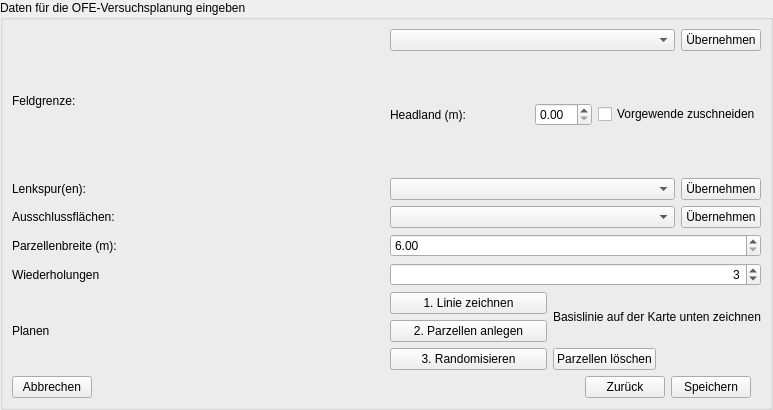
             <widget class="QWidget" name="scrollAreaWidgetContents_tab_2">
              <property name="geometry">
               <rect>
                <x>0</x>
                <y>0</y>
                <width>773</width>
                <height>410</height>
               </rect>
              </property>
              <layout class="QVBoxLayout" name="verticalLayout_tab_2_contents">
               <property name="leftMargin">
                <number>0</number>
               </property>
               <property name="topMargin">
                <number>0</number>
               </property>
               <property name="rightMargin">
                <number>0</number>
               </property>
               <property name="bottomMargin">
                <number>0</number>
               </property>
               <item>
                <widget class="QGroupBox" name="groupBox_Daten">
                 <property name="title">
                  <string>Daten für die OFE-Versuchsplanung eingeben</string>
                 </property>
                 <layout class="QVBoxLayout" name="verticalLayout_4">
                  <item>
                   <layout class="QHBoxLayout" name="horizontalLayout_10">
                    <item>
                     <widget class="QLabel" name="label">
                      <property name="sizePolicy">
                       <sizepolicy hsizetype="Expanding" vsizetype="Expanding">
                        <horstretch>0</horstretch>
                        <verstretch>0</verstretch>
                       </sizepolicy>
                      </property>
                      <property name="text">
                       <string>Feldgrenze:</string>
                      </property>
                      <property name="alignment">
                       <set>Qt::AlignLeading|Qt::AlignLeft|Qt::AlignVCenter</set>
                      </property>
                     </widget>
                    </item>
                    <item>
                     <layout class="QVBoxLayout" name="verticalLayout_5">
                      <item>
                       <layout class="QHBoxLayout" name="horizontalLayout_11">
                        <item>
                         <widget class="QgsMapLayerComboBox" name="mapLayerComboBox_Feldgrenze">
                          <property name="currentIndex">
                           <number>-1</number>
                          </property>
                          <property name="allowEmptyLayer" stdset="0">
                           <bool>true</bool>
                          </property>
                         </widget>
                        </item>
                        <item>
                         <widget class="QPushButton" name="btn_feldgrenze_laden">
                          <property name="sizePolicy">
                           <sizepolicy hsizetype="Fixed" vsizetype="Fixed">
                            <horstretch>0</horstretch>
                            <verstretch>0</verstretch>
                           </sizepolicy>
                          </property>
                          <property name="text">
                           <string>Übernehmen</string>
                          </property>
                         </widget>
                        </item>
                       </layout>
                      </item>
                      <item>
                       <layout class="QHBoxLayout" name="horizontalLayout_12">
                        <item>
                         <widget class="QLabel" name="label_3">
                          <property name="sizePolicy">
                           <sizepolicy hsizetype="Expanding" vsizetype="Expanding">
                            <horstretch>0</horstretch>
                            <verstretch>0</verstretch>
                           </sizepolicy>
                          </property>
                          <property name="minimumSize">
                           <size>
                            <width>100</width>
                            <height>0</height>
                           </size>
                          </property>
                          <property name="text">
                           <string>Headland (m):</string>
                          </property>
                          <property name="alignment">
                           <set>Qt::AlignLeading|Qt::AlignLeft|Qt::AlignVCenter</set>
                          </property>
                         </widget>
                        </item>
                        <item>
                         <widget class="QDoubleSpinBox" name="num_vorgewende"/>
                        </item>
                        <item>
                         <widget class="QCheckBox" name="checkbox_vorgewende">
                          <property name="text">
                           <string>Vorgewende zuschneiden</string>
                          </property>
                         </widget>
                        </item>
                       </layout>
                      </item>
                     </layout>
                    </item>
                   </layout>
                  </item>
                  <item>
                   <layout class="QHBoxLayout" name="horizontalLayout_17">
                    <item>
                     <widget class="QLabel" name="label_4">
                      <property name="text">
                       <string>Lenkspur(en):</string>
                      </property>
                      <property name="alignment">
                       <set>Qt::AlignLeading|Qt::AlignLeft|Qt::AlignVCenter</set>
                      </property>
                     </widget>
                    </item>
                    <item>
                     <layout class="QHBoxLayout" name="horizontalLayout_20">
                      <item>
                       <widget class="QgsMapLayerComboBox" name="mapLayerComboBox_Lenkspur">
                        <property name="currentIndex">
                         <number>-1</number>
                        </property>
                        <property name="allowEmptyLayer" stdset="0">
                         <bool>true</bool>
                        </property>
                       </widget>
                      </item>
                      <item>
                       <widget class="QPushButton" name="btn_lenkspuren_laden">
                        <property name="sizePolicy">
                         <sizepolicy hsizetype="Fixed" vsizetype="Fixed">
                          <horstretch>0</horstretch>
                          <verstretch>0</verstretch>
                         </sizepolicy>
                        </property>
                        <property name="text">
                         <string>Übernehmen</string>
                        </property>
                       </widget>
                      </item>
                     </layout>
                    </item>
                   </layout>
                  </item>
                  <item>
                   <layout class="QHBoxLayout" name="horizontalLayout_13">
                    <item>
                     <widget class="QLabel" name="label_5">
                      <property name="text">
                       <string>Ausschlussflächen:</string>
                      </property>
                      <property name="alignment">
                       <set>Qt::AlignLeading|Qt::AlignLeft|Qt::AlignVCenter</set>
                      </property>
                     </widget>
                    </item>
                    <item>
                     <layout class="QHBoxLayout" name="horizontalLayout_14">
                      <item>
                       <widget class="QgsMapLayerComboBox" name="mapLayerComboBox_AF">
                        <property name="currentIndex">
                         <number>-1</number>
                        </property>
                        <property name="allowEmptyLayer" stdset="0">
                         <bool>true</bool>
                        </property>
                       </widget>
                      </item>
                      <item>
                       <widget class="QPushButton" name="btn_af_laden">
                        <property name="sizePolicy">
                         <sizepolicy hsizetype="Fixed" vsizetype="Fixed">
                          <horstretch>0</horstretch>
                          <verstretch>0</verstretch>
                         </sizepolicy>
                        </property>
                        <property name="text">
                         <string>Übernehmen</string>
                        </property>
                       </widget>
                      </item>
                     </layout>
                    </item>
                   </layout>
                  </item>
                  <item>
                   <layout class="QHBoxLayout" name="horizontalLayout_15">
                    <item>
                     <widget class="QLabel" name="label_21">
                      <property name="text">
                       <string>Parzellenbreite (m):</string>
                      </property>
                      <property name="alignment">
                       <set>Qt::AlignLeading|Qt::AlignLeft|Qt::AlignVCenter</set>
                      </property>
                     </widget>
                    </item>
                    <item>
                     <widget class="QDoubleSpinBox" name="num_parzellenbreite">
                      <property name="minimum">
                       <double>6.000000000000000</double>
                      </property>
                     </widget>
                    </item>
                   </layout>
                  </item>
                  <item>
                   <layout class="QHBoxLayout" name="horizontalLayout_16">
                    <item>
                     <widget class="QLabel" name="label_23">
                      <property name="text">
                       <string>Wiederholungen</string>
                      </property>
                      <property name="alignment">
                       <set>Qt::AlignLeading|Qt::AlignLeft|Qt::AlignVCenter</set>
                      </property>
                     </widget>
                    </item>
                    <item>
                     <widget class="QSpinBox" name="int_wiederholungen">
                      <property name="alignment">
                       <set>Qt::AlignRight|Qt::AlignTrailing|Qt::AlignVCenter</set>
                      </property>
                      <property name="minimum">
                       <number>1</number>
                      </property>
                      <property name="maximum">
                       <number>90</number>
                      </property>
                      <property name="value">
                       <number>3</number>
                      </property>
                     </widget>
                    </item>
                   </layout>
                  </item>
                  <item>
                   <layout class="QHBoxLayout" name="horizontalLayout_19">
                    <item>
                     <widget class="QLabel" name="label_24">
                      <property name="text">
                       <string>Planen</string>
                      </property>
                      <property name="alignment">
                       <set>Qt::AlignLeading|Qt::AlignLeft|Qt::AlignVCenter</set>
                      </property>
                     </widget>
                    </item>
                    <item>
                     <layout class="QHBoxLayout" name="horizontalLayout_18">
                      <item>
                       <layout class="QVBoxLayout" name="verticalLayout_6">
                        <item>
                         <widget class="QPushButton" name="btn_linieziehen">
                          <property name="text">
                           <string>1. Linie zeichnen</string>
                          </property>
                         </widget>
                        </item>
                        <item>
                         <widget class="QPushButton" name="btn_parzellenanlegen">
                          <property name="text">
                           <string>2. Parzellen anlegen</string>
                          </property>
                         </widget>
                        </item>
                        <item>
                         <widget class="QPushButton" name="btn_randomisieren">
                          <property name="text">
                           <string>3. Randomisieren</string>
                          </property>
                         </widget>
                        </item>
                       </layout>
                      </item>
                      <item>
                       <layout class="QVBoxLayout" name="verticalLayout_7">
                        <item>
                         <widget class="QLabel" name="label_25">
                          <property name="text">
                           <string>Basislinie auf der Karte unten zeichnen</string>
                          </property>
                          <property name="alignment">
                           <set>Qt::AlignLeading|Qt::AlignLeft|Qt::AlignVCenter</set>
                          </property>
                         </widget>
                        </item>
                        <item>
                         <widget class="QPushButton" name="btn_parzellenloeschen">
                          <property name="sizePolicy">
                           <sizepolicy hsizetype="Fixed" vsizetype="Fixed">
                            <horstretch>0</horstretch>
                            <verstretch>0</verstretch>
                           </sizepolicy>
                          </property>
                          <property name="text">
                           <string>Parzellen löschen</string>
                          </property>
                         </widget>
                        </item>
                       </layout>
                      </item>
                     </layout>
                    </item>
                   </layout>
                  </item>
                  <item>
                   <layout class="QHBoxLayout" name="horizontalLayout_8">
                    <property name="rightMargin">
                     <number>10</number>
                    </property>
                    <item>
                     <widget class="QPushButton" name="btn_exit_t2">
                      <property name="sizePolicy">
                       <sizepolicy hsizetype="Fixed" vsizetype="Fixed">
                        <horstretch>0</horstretch>
                        <verstretch>0</verstretch>
                       </sizepolicy>
                      </property>
                      <property name="layoutDirection">
                       <enum>Qt::LeftToRight</enum>
                      </property>
                      <property name="text">
                       <string>Abbrechen</string>
                      </property>
                     </widget>
                    </item>
                    <item>
                     <spacer name="horizontalSpacer_2">
                      <property name="orientation">
                       <enum>Qt::Horizontal</enum>
                      </property>
                      <property name="sizeHint" stdset="0">
                       <size>
                        <width>40</width>
                        <height>20</height>
                       </size>
                      </property>
                     </spacer>
                    </item>
                    <item>
                     <widget class="QPushButton" name="btn_back_t2">
                      <property name="text">
                       <string>Zurück</string>
                      </property>
                     </widget>
                    </item>
                    <item>
                     <widget class="QPushButton" name="btn_save_t2">
                      <property name="sizePolicy">
                       <sizepolicy hsizetype="Fixed" vsizetype="Fixed">
                        <horstretch>0</horstretch>
                        <verstretch>0</verstretch>
                       </sizepolicy>
                      </property>
                      <property name="text">
                       <string>Speichern</string>
                      </property>
                     </widget>
                    </item>
                   </layout>
                  </item>
                 </layout>
                </widget>
               </item>
              </layout>
             </widget>
